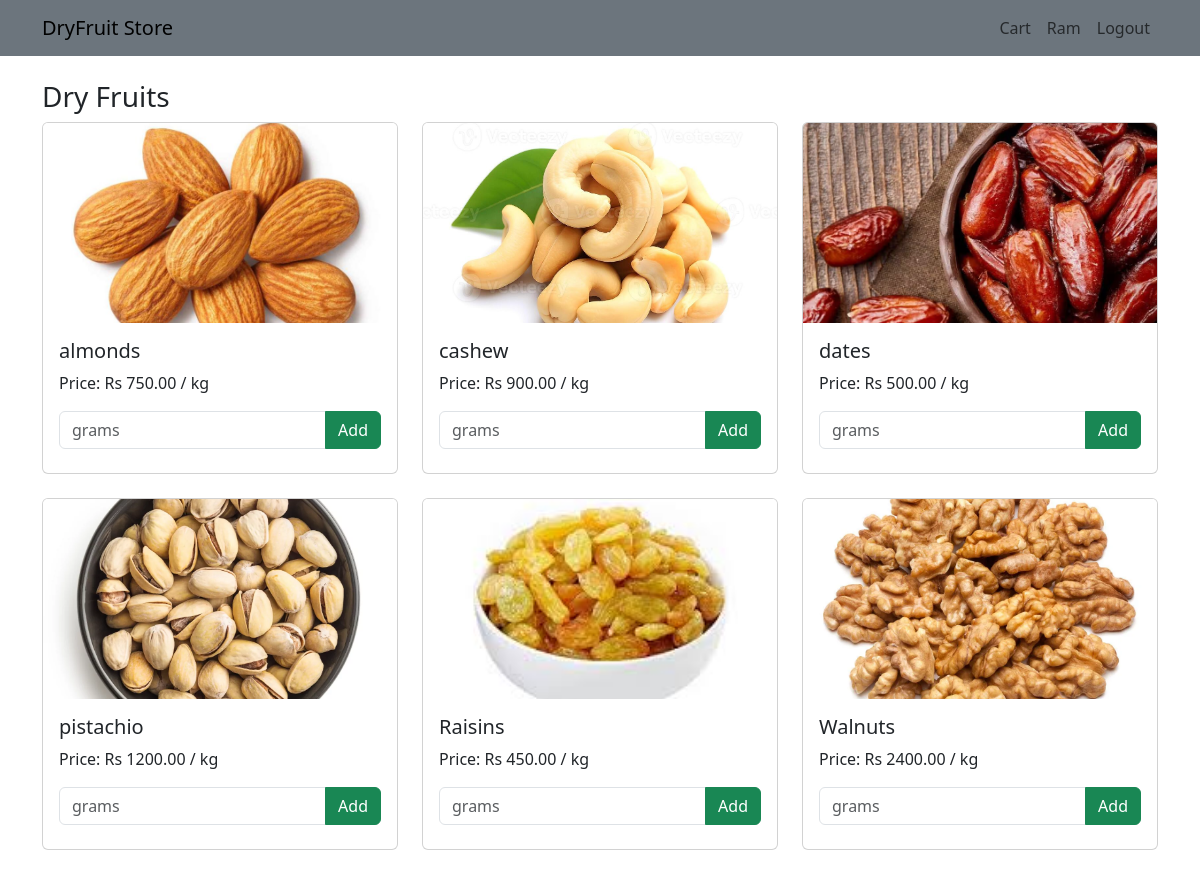
Screenshot of / (signed in) with the database file from the repository.
### store/models.py (models this page shows, shortened)
class Product(models.Model):
    name = models.CharField(max_length=100)
    image = models.ImageField(upload_to="products/")
    price_per_kg = models.DecimalField(max_digits=10, decimal_places=2)  # Rs per kg

### store/views.py (the view)
# urls.py: path('', views.product_list, name='product_list'),
@login_required
def product_list(request):
    products = Product.objects.all()
    return render(request, 'store/product_list.html', {'products': products})

### store/templates/store/product_list.html (shortened to what this page needs)
{% extends "store/base.html" %}
{% block content %}
<h3>Dry Fruits</h3>
<div class="row">
  {% for p in products %}
  <div class="col-md-4 mb-4">
    <div class="card">
      <img src="{{ p.image.url }}" class="card-img-top" style="height:200px;object-fit:cover;">
      <div class="card-body">
        <h5 class="card-title">{{ p.name }}</h5>
        <p>Price: Rs {{ p.price_per_kg }} / kg</p>
        <form method="post" action="{% url 'add_to_cart' %}">
          <div class="input-group mb-2">
            <input type="number" name="weight_grams" min="1" class="form-control" placeholder="grams" required>
            <button class="btn btn-success" type="submit">Add</button>
          </div>
        </form>
      </div>
    </div>
  </div>
  {% endfor %}
</div>
{% endblock %}

### store/templates/store/base.html (shortened to what this page needs)
<!doctype html>
<html>
<head>
  <link href="https://cdn.jsdelivr.net/npm/bootstrap@5.3.0/dist/css/bootstrap.min.css" rel="stylesheet">
</head>
<body>
<nav class="navbar navbar-expand-lg navbar-light bg-secondary mb-4">
  <div class="container">
    <a class="navbar-brand" href="{% url 'product_list' %}">DryFruit Store</a>
    <div class="collapse navbar-collapse">
      <ul class="navbar-nav ms-auto">
        {% if user.is_authenticated %}
          <li class="nav-item"><a class="nav-link" href="{% url 'cart' %}">Cart</a></li>
          <li class="nav-item"><a class="nav-link" href="#">{{ user.username }}</a></li>
          <li class="nav-item"><a class="nav-link" href="{% url 'logout' %}">Logout</a></li>
        {% else %}
          <li class="nav-item"><a class="nav-link" href="{% url 'login' %}">Login</a></li>
          <li class="nav-item"><a class="nav-link" href="{% url 'register' %}">Register</a></li>
        {% endif %}
      </ul>
    </div>
  </div>
</nav>
<div class="container">
  {% block content %}{% endblock %}
</div>
</body>
</html>

### rows the page displays
Product: image (picture), name "almonds", price_per_kg "750.00"
Product: image (picture), name "cashew", price_per_kg "900.00"
Product: image (picture), name "dates", price_per_kg "500.00"
Product: image (picture), name "pistachio", price_per_kg "1200.00"
Product: image (picture), name "Raisins", price_per_kg "450.00"
Product: image (picture), name "Walnuts", price_per_kg "2400.00"

### other values shown
{{ user.username }} "Ram"
